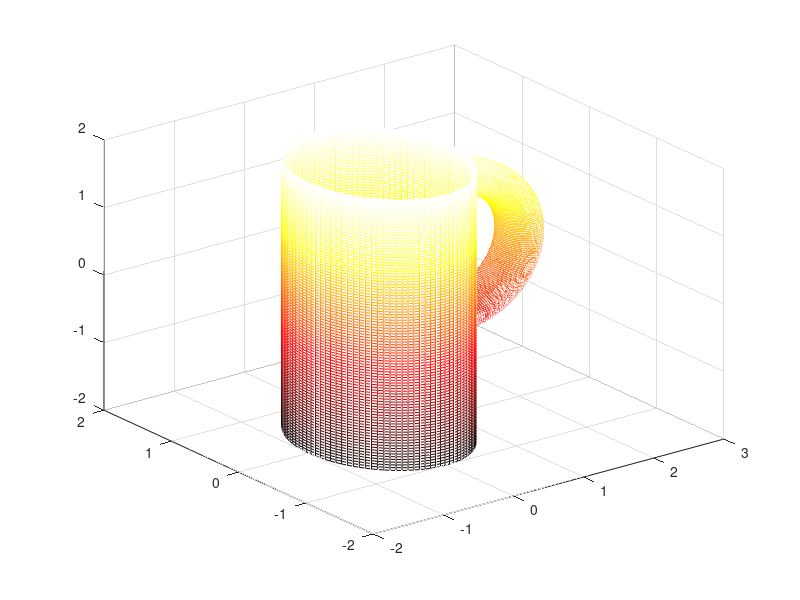

This figure's MATLAB source:
clc
clear 
close all 

% Bai 12
u = linspace(0,2*pi,100);
v = linspace(-2,2,100);
[U,V] = meshgrid(u,v);
X = cos(U);
Y = sin(U);
Z = V;

s = linspace(-pi/2,pi/2,100);
t = linspace(0,2*pi,100);
[S,T] = meshgrid(s,t);

X1 = 1 + cos(S).*(1+0.25*cos(T));
Y1 = 0.25*sin(T);
Z1 = 0.5 + sin(S).*(1+0.25*cos(T));

colormap('hot');
mesh(X,Y,Z);
hold on
mesh(X1,Y1,Z1);
hold off
axis([-2 3 -2 2 -2 2]);